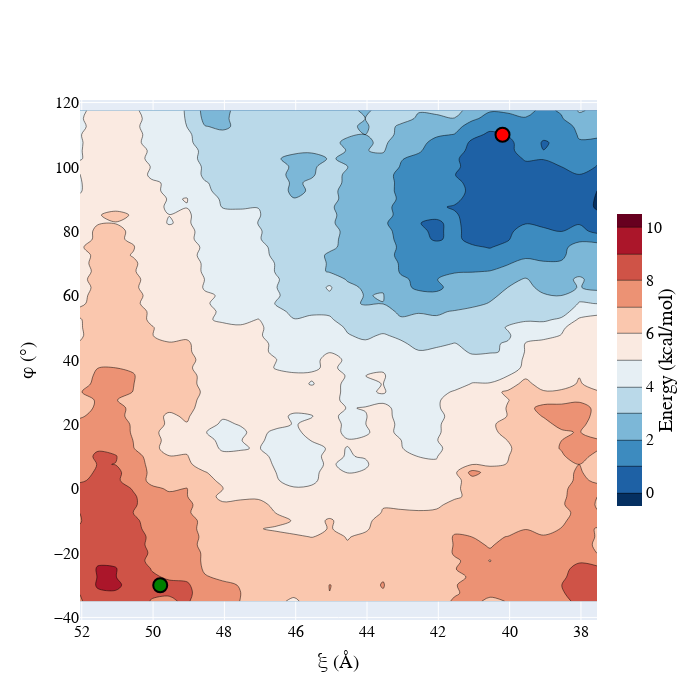

Notebook code for this chart:
### Code cell
fig = go.Figure( \
    data = go.Contour( \
        z=np.mean(pmf_array[2:,10:-5,:-1],axis=0),
        x=cols[:-1], y=rows[10:-5],
                     contours=dict(
            start=0,
            end=10,
            size=1),
                      colorscale='RdBu',
                      reversescale=True,
                      colorbar=dict(
            title='Energy\n(kcal/mol)', # title here
            titleside='right',
            titlefont=dict(
                size=20,
                family='Arial Black, sans-serif',
            color='black'),
            thickness=25,
            thicknessmode='pixels',
            len=0.6,
            lenmode='fraction',
            outlinewidth=0)));
fig.update_layout(
    xaxis_title="ξ (Å)",
    yaxis_title="φ (°)",
    font=dict(size=16,family='Arial',color='black'),
    showlegend=False
)
fig['layout'].update(width=700,height=700)
fig.update_xaxes(autorange='reversed')
fig.add_trace(go.Scatter(x=[40.2,49.8], y=[110,-30],
                    mode='markers',marker=dict(
            color=['red','green'], 
            size=14,
            line=dict(
                color='black',
                width=2
            )
        )))
#fig.add_trace(go.Scatter(x=[16.8,20,23,30, 31.4], y=[110,80,60,30,-30],
#                    mode='lines', line_shape='spline', line=dict(
#                color='black',
#                width=2, dash='dash'
#            )
#        ))
fig.show()
# ax.clabel(CS,fontsize=10)
# ax.set_xticks(ticks=range(len(cols)),labels=cols);
# ax.set_yticks(ticks=range(len(rows)),labels=rows);
# ax.set_xlabel("Distance colvar")
# ax.set_ylabel("Angle colvar")
# ax.set_title("Potential of mean force mean")

### Figure 1 — Plotly figure (JSON) as saved in the notebook; plotly's stock layout.template omitted (floating-point values rounded to 4 significant figures; data arrays with more than 128 entries replaced by an {"elided": "..."} marker saying what was removed)
{"data": [{"colorbar": {"len": 0.6, "lenmode": "fraction", "outlinewidth": 0, "thickness": 25, "thicknessmode": "pixels", "title": {"font": {"color": "black", "family": "Arial Black, sans-serif", "size": 20}, "side": "right", "text": "Energy\n(kcal/mol)"}}, "colorscale": [[0, "rgb(103,0,31)"], [0.1, "rgb(178,24,43)"], [0.2, "rgb(214,96,77)"], [0.3, "rgb(244,165,130)"], [0.4, "rgb(253,219,199)"], [0.5, "rgb(247,247,247)"], [0.6, "rgb(209,229,240)"], [0.7, "rgb(146,197,222)"], [0.8, "rgb(67,147,195)"], [0.9, "rgb(33,102,172)"], [1, "rgb(5,48,97)"]], "contours": {"end": 10, "size": 1, "start": 0}, "reversescale": true, "type": "contour", "x": [37.55, 38.05, 38.55, 39.05, 39.55, 40.05, 40.55, 41.05, 41.55, 42.05, 42.55, 43.05, 43.55, 44.05, 44.55, 45.05, 45.55, 46.05, 46.55, 47.05, 47.55, 48.05, 48.55, 49.05, 49.55, 50.05, 50.55, 51.05, 51.55, 52.05], "y": [-34.95, -32.45, -29.95, -27.45, -24.95, -22.45, -19.95, -17.45, -14.95, -12.45, -9.95, -7.45, -4.95, -2.45, 0.05, 2.55, 5.05, 7.55, 10.05, 12.55, 15.05, 17.55, 20.05, 22.55, 25.05, 27.55, 30.05, 32.55, 35.05, 37.55, 40.05, 42.55, 45.05, 47.55, 50.05, 52.55, 55.05, 57.55, 60.05, 62.55, 65.05, 67.55, 70.05, 72.55, 75.05, 77.55, 80.05, 82.55, 85.05, 87.55, 90.05, 92.55, 95.05, 97.55, 100.0, 102.5, 105.0, 107.5, 110.0, 112.5, 115.0, 117.5], "z": {"elided": "62x30 float values"}}, {"marker": {"color": ["red", "green"], "line": {"color": "black", "width": 2}, "size": 14}, "mode": "markers", "type": "scatter", "x": [40.2, 49.8], "y": [110, -30]}], "layout": {"font": {"color": "black", "family": "Arial", "size": 16}, "height": 700, "showlegend": false, "width": 700, "xaxis": {"autorange": true, "range": [52.05, 37.55], "title": {"text": "ξ (Å)"}, "type": "linear"}, "yaxis": {"autorange": true, "range": [-40.8, 120.8], "title": {"text": "φ (°)"}, "type": "linear"}}}
